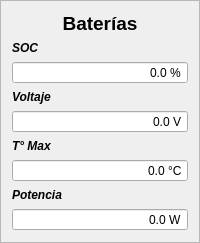
                 <widget class="QFrame" name="frame_2">
                  <property name="frameShape">
                   <enum>QFrame::StyledPanel</enum>
                  </property>
                  <property name="frameShadow">
                   <enum>QFrame::Raised</enum>
                  </property>
                  <layout class="QGridLayout" name="gridLayout_8">
                   <item row="0" column="0">
                    <layout class="QVBoxLayout" name="verticalLayout_6">
                     <item>
                      <widget class="QLabel" name="label_3">
                       <property name="font">
                        <font>
                         <pointsize>14</pointsize>
                         <weight>75</weight>
                         <bold>true</bold>
                         <strikeout>false</strikeout>
                        </font>
                       </property>
                       <property name="text">
                        <string>Baterías</string>
                       </property>
                       <property name="alignment">
                        <set>Qt::AlignCenter</set>
                       </property>
                      </widget>
                     </item>
                     <item>
                      <widget class="QLabel" name="label_11">
                       <property name="font">
                        <font>
                         <weight>75</weight>
                         <italic>true</italic>
                         <bold>true</bold>
                         <underline>false</underline>
                        </font>
                       </property>
                       <property name="text">
                        <string>SOC</string>
                       </property>
                      </widget>
                     </item>
                     <item>
                      <widget class="QDoubleSpinBox" name="soc_1">
                       <property name="alignment">
                        <set>Qt::AlignRight|Qt::AlignTrailing|Qt::AlignVCenter</set>
                       </property>
                       <property name="readOnly">
                        <bool>true</bool>
                       </property>
                       <property name="buttonSymbols">
                        <enum>QAbstractSpinBox::NoButtons</enum>
                       </property>
                       <property name="prefix">
                        <string/>
                       </property>
                       <property name="suffix">
                        <string> %</string>
                       </property>
                       <property name="decimals">
                        <number>1</number>
                       </property>
                       <property name="maximum">
                        <double>100.000000000000000</double>
                       </property>
                      </widget>
                     </item>
                     <item>
                      <widget class="QLabel" name="label_12">
                       <property name="font">
                        <font>
                         <weight>75</weight>
                         <italic>true</italic>
                         <bold>true</bold>
                        </font>
                       </property>
                       <property name="text">
                        <string>Voltaje</string>
                       </property>
                      </widget>
                     </item>
                     <item>
                      <widget class="QDoubleSpinBox" name="voltaje_1">
                       <property name="alignment">
                        <set>Qt::AlignRight|Qt::AlignTrailing|Qt::AlignVCenter</set>
                       </property>
                       <property name="readOnly">
                        <bool>true</bool>
                       </property>
                       <property name="buttonSymbols">
                        <enum>QAbstractSpinBox::NoButtons</enum>
                       </property>
                       <property name="suffix">
                        <string> V</string>
                       </property>
                       <property name="decimals">
                        <number>1</number>
                       </property>
                       <property name="maximum">
                        <double>500.000000000000000</double>
                       </property>
                      </widget>
                     </item>
                     <item>
                      <widget class="QLabel" name="label_13">
                       <property name="font">
                        <font>
                         <weight>75</weight>
                         <italic>true</italic>
                         <bold>true</bold>
                        </font>
                       </property>
                       <property name="text">
                        <string>T° Max</string>
                       </property>
                      </widget>
                     </item>
                     <item>
                      <widget class="QDoubleSpinBox" name="T_max_baterias_1">
                       <property name="alignment">
                        <set>Qt::AlignRight|Qt::AlignTrailing|Qt::AlignVCenter</set>
                       </property>
                       <property name="readOnly">
                        <bool>true</bool>
                       </property>
                       <property name="buttonSymbols">
                        <enum>QAbstractSpinBox::NoButtons</enum>
                       </property>
                       <property name="suffix">
                        <string> °C</string>
                       </property>
                       <property name="decimals">
                        <number>1</number>
                       </property>
                       <property name="maximum">
                        <double>300.000000000000000</double>
                       </property>
                      </widget>
                     </item>
                     <item>
                      <widget class="QLabel" name="label_14">
                       <property name="font">
                        <font>
                         <weight>75</weight>
                         <italic>true</italic>
                         <bold>true</bold>
                        </font>
                       </property>
                       <property name="text">
                        <string>Potencia</string>
                       </property>
                      </widget>
                     </item>
                     <item>
                      <widget class="QDoubleSpinBox" name="doubleSpinBox_4">
                       <property name="alignment">
                        <set>Qt::AlignRight|Qt::AlignTrailing|Qt::AlignVCenter</set>
                       </property>
                       <property name="readOnly">
                        <bool>true</bool>
                       </property>
                       <property name="buttonSymbols">
                        <enum>QAbstractSpinBox::NoButtons</enum>
                       </property>
                       <property name="suffix">
                        <string> W</string>
                       </property>
                       <property name="decimals">
                        <number>1</number>
                       </property>
                       <property name="minimum">
                        <double>-100000.000000000000000</double>
                       </property>
                       <property name="maximum">
                        <double>100000.000000000000000</double>
                       </property>
                      </widget>
                     </item>
                    </layout>
                   </item>
                  </layout>
                 </widget>
